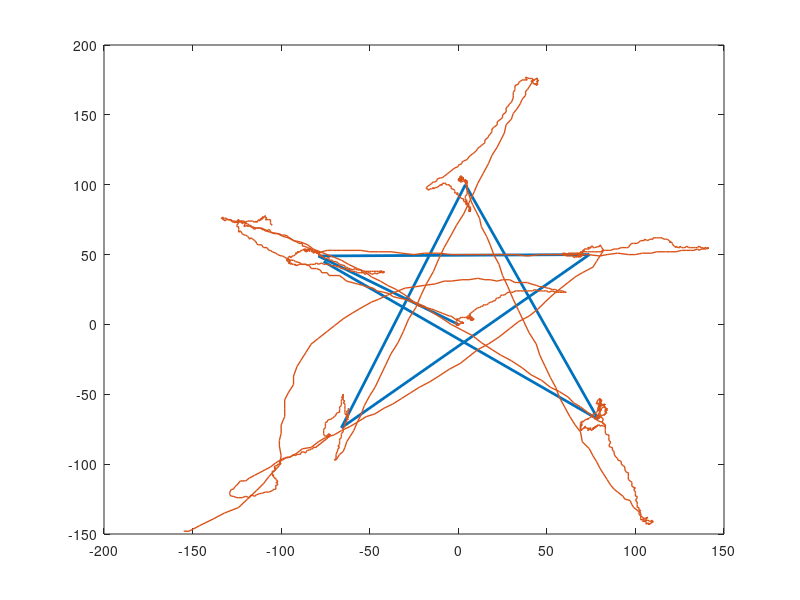

MATLAB code to generate this figure:
csv_data = csvread("LOG0_star.csv");
refX = csv_data(:, 1);
refY = csv_data(:, 2);
ballX = csv_data(:, 3);
ballY = csv_data(:, 4);

plot(refX, refY, 'LineWidth', 2); hold;
plot(ballX, ballY, 'LineWidth', 1);